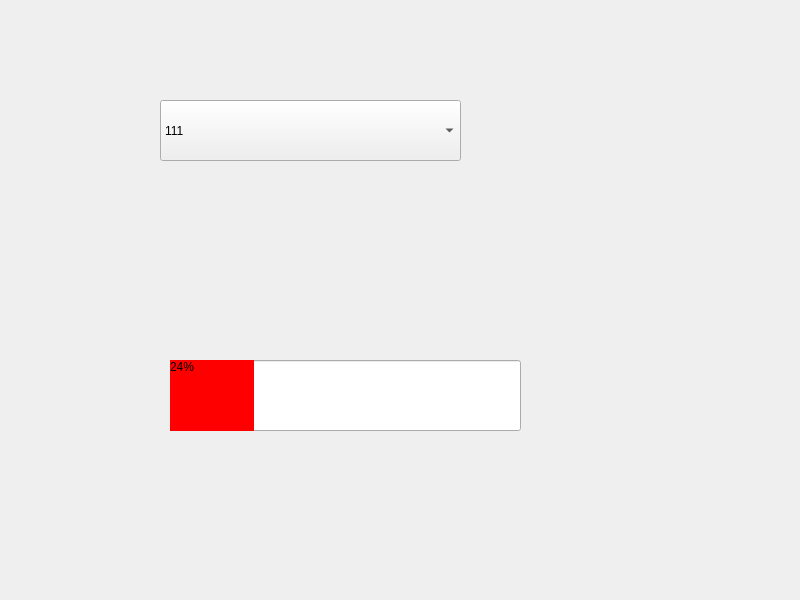
<?xml version="1.0" encoding="UTF-8"?>
<ui version="4.0">
 <class>Widget</class>
 <widget class="QWidget" name="Widget">
  <property name="geometry">
   <rect>
    <x>0</x>
    <y>0</y>
    <width>800</width>
    <height>600</height>
   </rect>
  </property>
  <property name="windowTitle">
   <string>Widget</string>
  </property>
  <widget class="QComboBox" name="comboBox">
   <property name="geometry">
    <rect>
     <x>160</x>
     <y>100</y>
     <width>301</width>
     <height>61</height>
    </rect>
   </property>
   <item>
    <property name="text">
     <string>111</string>
    </property>
   </item>
   <item>
    <property name="text">
     <string>222</string>
    </property>
   </item>
   <item>
    <property name="text">
     <string>333</string>
    </property>
   </item>
   <item>
    <property name="text">
     <string>444</string>
    </property>
   </item>
  </widget>
  <widget class="QProgressBar" name="progressBar">
   <property name="geometry">
    <rect>
     <x>170</x>
     <y>360</y>
     <width>351</width>
     <height>71</height>
    </rect>
   </property>
   <property name="styleSheet">
    <string notr="true">QProgressBar::chunk {background-color: #FF0000;}</string>
   </property>
   <property name="value">
    <number>24</number>
   </property>
  </widget>
 </widget>
 <resources/>
 <connections/>
</ui>
